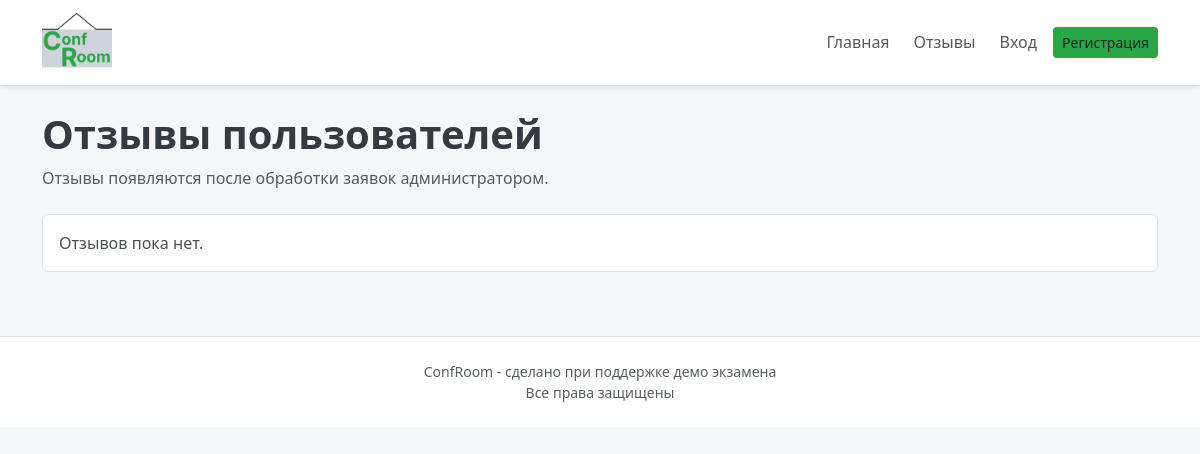
The page /reviews/ on the database as committed earlier.
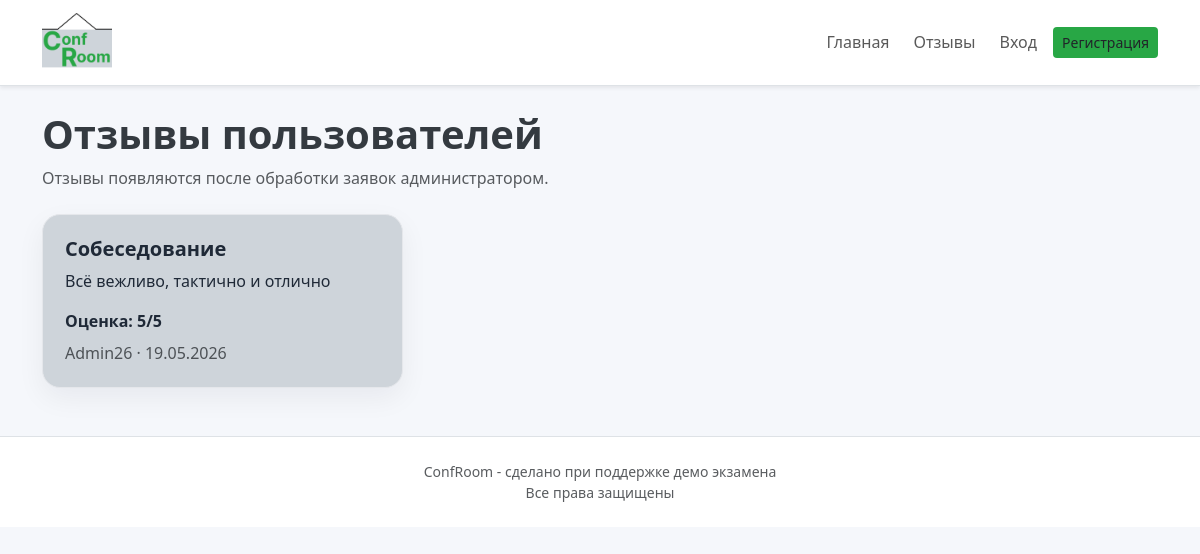
The same page on the database as committed later.
### booking/models.py (models this page shows, shortened)
class Review(models.Model):
    booking = models.OneToOneField(BookingRequest, on_delete=models.CASCADE, verbose_name='Заявка')
    user = models.ForeignKey(User, on_delete=models.CASCADE, verbose_name='Пользователь')
    text = models.TextField('Отзыв')
    rating = models.PositiveSmallIntegerField('Оценка', default=5)
    created_at = models.DateTimeField('Дата отзыва', auto_now_add=True)
    class Meta:
        verbose_name = 'Отзыв'
        verbose_name_plural = 'Отзывы'
        ordering = ['-created_at']

class BookingRequest(models.Model):
    class Status(models.TextChoices):
        NEW = 'new', 'Новая'
        APPOINTED = 'appointed', 'Мероприятие назначено'
        COMPLETED = 'completed', 'Мероприятие завершено'
    class PaymentMethod(models.TextChoices):
        CASH = 'cash', 'Наличниые'
        CARD = 'card', 'Банковская карта'
        INVOICE = 'invoice', 'Безнал'
    user = models.ForeignKey(User, on_delete=models.CASCADE, verbose_name='Пользователь')
    room = models.ForeignKey(Room, on_delete=models.PROTECT, verbose_name='Помещение')
    event_name = models.CharField('Название мероприятия', max_length=160)
    event_date = models.DateField('Дата мероприятия')
    preferred_time = models.TimeField('Предпочтительное время')
    payment_method = models.CharField('Способ оплаты', max_length=20, choices=PaymentMethod.choices)
    status = models.CharField('Статус', max_length=20, choices=Status.choices, default=Status.NEW)
    admin_comment = models.TextField('Комментарий администратора', blank=True)
    created_at = models.DateTimeField('Дата создания', auto_now_add=True)
    updated_at = models.DateTimeField('Дата изменения', auto_now=True)
    class Meta:
        verbose_name = 'Заявка'
        verbose_name_plural = 'Заявки'
        ordering = ['-created_at']

### booking/views.py (the view)
# urls.py: path('reviews/', views.reviews_page, name='reviews'),
def reviews_page(request):
    reviews = Review.objects.select_related('user', 'booking', 'booking__room')
    return render(request, 'booking/reviews.html', {'reviews': reviews})

### templates/booking/reviews.html (shortened to what this page needs)
{% extends 'booking/base.html' %}
{% block content %}
<section class="mb-4">
  <h1 class="fw-bold dark-grey-txt">Отзывы пользователей</h1>
  <p class="text-muted">Отзывы появляются после обработки заявок администратором.</p>
</section>
<section class="row g-3">
  {% for review in reviews %}
    <div class="col-md-6 col-lg-4">
      <article class="simple-card h-100 back-light-grey">
        <h5 class="fw-bold">{{ review.booking.event_name }}</h5>
        <p>{{ review.text }}</p>
        <strong>Оценка: {{ review.rating }}/5</strong>
        <p class="text-muted mb-0 mt-2">{{ review.user.username }} · {{ review.created_at|date:"d.m.Y" }}</p>
      </article>
    </div>
  {% empty %}
    <div class="col-12"><div class="alert alert-light border">Отзывов пока нет.</div></div>
  {% endfor %}
</section>
{% endblock %}

Rows that differ between the two databases and show on the page:
added Review: booking.event_name "Собеседование", text "Всё вежливо, тактично и отлично", rating "5", user.username "Admin26", created_at "19.05.2026"
Other text that changed with them:
text no longer shown: "Отзывов пока нет."
